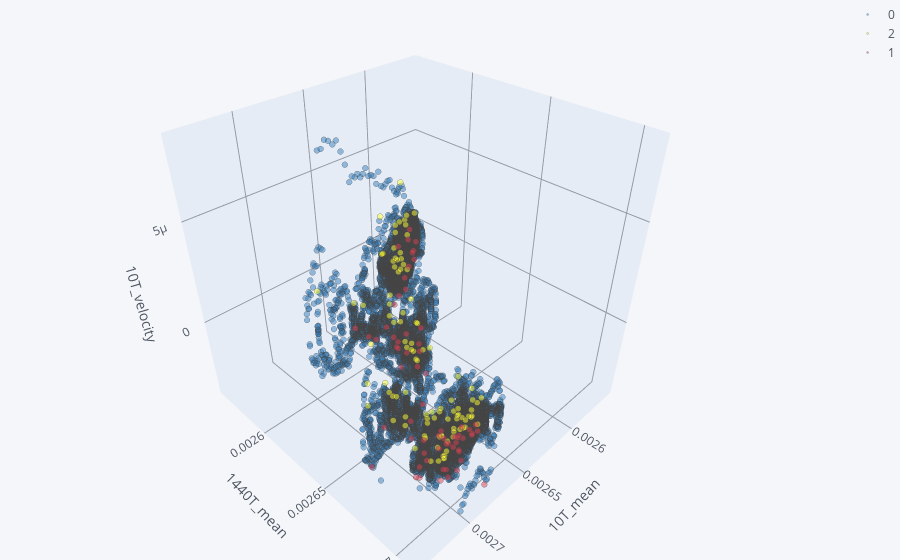

Write notebook code for a chart like this one.
### Code cell
sub_data = pd_data.head(20000)
# sub_data = pd_data
sub_data["minmax_str"] = sub_data["minmax"].apply(str)
x = "mark_price_10T_mean"
y = "mark_price_1440T_mean"
z = "mark_price_10T_velocity"
# z = "datetimeNotTheIndex"

sub_data.iplot(kind='scatter3d', x=x, y=y, z=z, mode='markers', size = 2, symbol="circle", colors=["blue", "yellow", "red"], categories='minmax_str',
xTitle = "10T_mean", yTitle = "1440T_mean", zTitle = "10T_velocity", width=0.5,margin=(0,0,0,0), opacity=0.5)
